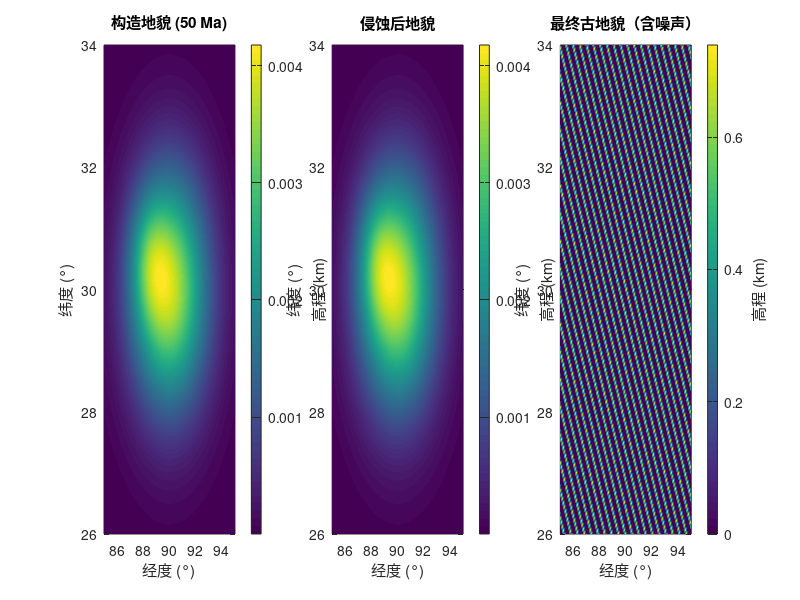

This chart was generated by the following MATLAB code: (Note: this script raises an error after producing the figure.)
function opiDeepTimeTopography
% opiDeepTimeTopography - 生成深时（Deep Time）古地貌
%
% 结合构造抬升、气候侵蚀、海平面变化生成地质历史时期的古地貌
%
% 输出: 可直接用于OPI计算的 .mat 地形文件
%
% 作者: AI Assistant
% 日期: 2026

%% 初始化
close all; clc;
dbstop if error

%% ============ 1. 定义模拟参数 ============
% 地理范围（以某点为中心，单位：度）
lon0 = 90;      % 中心经度（例如：青藏高原）
lat0 = 30;      % 中心纬度
Lx = 10;        % 经度范围（°）
Ly = 8;         % 纬度范围（°）

% 网格分辨率
dLon = 0.02;    % 经度分辨率（约2km在30°N）
dLat = 0.02;    % 纬度分辨率

% 地质时间（Ma = 百万年前）
targetAge = 50;  % 目标年代：50 Ma（始新世）

%% ============ 2. 创建坐标网格 ============
lon = linspace(lon0 - Lx/2, lon0 + Lx/2, ceil(Lx/dLon) + 1);
lat = linspace(lat0 - Ly/2, lat0 + Ly/2, ceil(Ly/dLat) + 1);
[lonGrid, latGrid] = meshgrid(lon, lat);

% 转换为米制坐标（用于物理计算）
x = (lon - lon0) * 111320 * cosd(lat0);  % 1°经度 ≈ 111km * cos(lat)
y = (lat - lat0) * 110540;               % 1°纬度 ≈ 110km
[X, Y] = meshgrid(x, y);

fprintf('网格大小: %d x %d (%.1f km x %.1f km)\n', ...
    length(lon), length(lat), max(x)/1e3, max(y)/1e3);

%% ============ 3. 构造地貌模型 ============
% 方法A: 多期构造抬升（叠加多个高斯隆起）
hTectonic = zeros(size(X));

% 定义构造单元（可添加多个）
structures = [
    % [X中心(km), Y中心(km), 宽度X(km), 宽度Y(km), 高度(km), 起始时间(Ma), 结束时间(Ma)]
    0,      0,    200,   150,   5.0,   65,   45;   % 主隆起（65-45Ma）
    -150,   50,   100,   80,    3.0,   55,   40;   % 次级隆起
    100,   -80,   120,   100,   2.5,   50,   30;   % 第三期
];

for i = 1:size(structures, 1)
    s = structures(i, :);
    % 计算该时期抬升量（线性插值）
    if targetAge <= s(6) && targetAge >= s(7)
        upliftRatio = (s(6) - targetAge) / (s(6) - s(7));
    elseif targetAge < s(7)
        upliftRatio = 1;  % 已完成抬升
    else
        upliftRatio = 0;  % 尚未开始
    end
    
    % 高斯形隆起
    hLocal = s(5) * upliftRatio * exp(-((X-s(1)*1e3).^2)/(2*(s(3)*1e3)^2) ...
                                      - ((Y-s(2)*1e3).^2)/(2*(s(4)*1e3)^2));
    hTectonic = hTectonic + hLocal;
end

%% ============ 4. 侵蚀模型（可选）============
% 简单的坡度依赖侵蚀
applyErosion = true;

if applyErosion
    % 计算坡度
    [dhdx, dhdy] = gradient(hTectonic, dLon*111e3, dLat*110e3);
    slope = sqrt(dhdx.^2 + dhdy.^2);
    
    % 侵蚀系数（与坡度、时间相关）
    K_erosion = 5e-6;  % 侵蚀系数 (m/yr)
    erosionTime = 20e6;  % 侵蚀持续时间 (yr)
    
    % 计算侵蚀量
    erosion = K_erosion * slope * erosionTime;
    hEroded = hTectonic - erosion;
    hEroded(hEroded < 0) = 0;  % 不低于海平面
else
    hEroded = hTectonic;
end

%% ============ 5. 添加细节地形（分形噪声）============
addFractalNoise = true;

if addFractalNoise
    % 生成多尺度分形噪声
    noise = zeros(size(X));
    amplitudes = [500, 200, 50];  % 不同尺度的振幅（米）
    wavelengths = [50, 10, 2];    % 波长（km）
    
    for i = 1:length(amplitudes)
        % 使用正弦波组合模拟地形起伏
        kx = 2*pi / (wavelengths(i) * 1e3);
        ky = 2*pi / (wavelengths(i) * 1e3);
        phase = rand() * 2*pi;
        noise = noise + amplitudes(i) * sin(kx*X + ky*Y + phase);
    end
    
    hFinal = hEroded + noise;
else
    hFinal = hEroded;
end

% 确保无负值（高于海平面）
hFinal(hFinal < 0) = 0;

%% ============ 6. 可视化 ============
figure('Position', [100 100 1200 400]);

subplot(1,3,1);
pcolor(lon, lat, hTectonic/1e3);
shading interp; colorbar;
title(sprintf('构造地貌 (%.0f Ma)', targetAge));
xlabel('经度 (°)'); ylabel('纬度 (°)');
clabel = colorbar; ylabel(clabel, '高程 (km)');

subplot(1,3,2);
pcolor(lon, lat, hEroded/1e3);
shading interp; colorbar;
title('侵蚀后地貌');
xlabel('经度 (°)'); ylabel('纬度 (°)');
clabel = colorbar; ylabel(clabel, '高程 (km)');

subplot(1,3,3);
pcolor(lon, lat, hFinal/1e3);
shading interp; colorbar;
title('最终古地貌（含噪声）');
xlabel('经度 (°)'); ylabel('纬度 (°)');
clabel = colorbar; ylabel(clabel, '高程 (km)');

%% ============ 7. 保存为OPI可用格式 ============
hGrid = hFinal;  % 重命名为OPI标准变量名

% 确保格式符合gridRead要求
% lon: 行向量, lat: 列向量, hGrid: (lat, lon)
if size(hGrid, 1) ~= length(lat) || size(hGrid, 2) ~= length(lon)
    error('网格维度不匹配！');
end

% 保存
outputName = sprintf('DeepTime_Topo_%dMa_%.1fE_%.1fN.mat', ...
    targetAge, lon0, lat0);

save(['../data/' outputName], 'lon', 'lat', 'hGrid', '-v7.3');

fprintf('\n=== 保存成功 ===\n');
fprintf('文件名: %s\n', outputName);
fprintf('最大高程: %.1f m\n', max(hGrid(:)));
fprintf('平均高程: %.1f m\n', mean(hGrid(:)));
fprintf('网格点数: %d x %d\n', length(lon), length(lat));

%% ============ 8. 生成配套的 .run 文件模板 ============
runFileName = sprintf('template_%dMa.run', targetAge);
fid = fopen(['../runs/' runFileName], 'w');

fprintf(fid, '%% OPI Run File for Deep-Time Topography\n');
fprintf(fid, '%% Generated for %.0f Ma paleogeography\n\n', targetAge);

fprintf(fid, 'runTitle = Paleotopography %.0f Ma\n', targetAge);
fprintf(fid, 'runPath = ../runs/\n');
fprintf(fid, 'dataPath = ../data/\n');
fprintf(fid, 'topoFile = %s\n', outputName);
fprintf(fid, 'sampleFile = \n');  % 需要用户添加
fprintf(fid, 'rTukey = 0.0\n');
fprintf(fid, 'lon0 = %.2f\n', lon0);
fprintf(fid, 'lat0 = %.2f\n', lat0);

fclose(fid);

fprintf('Run模板: %s\n', runFileName);

end
